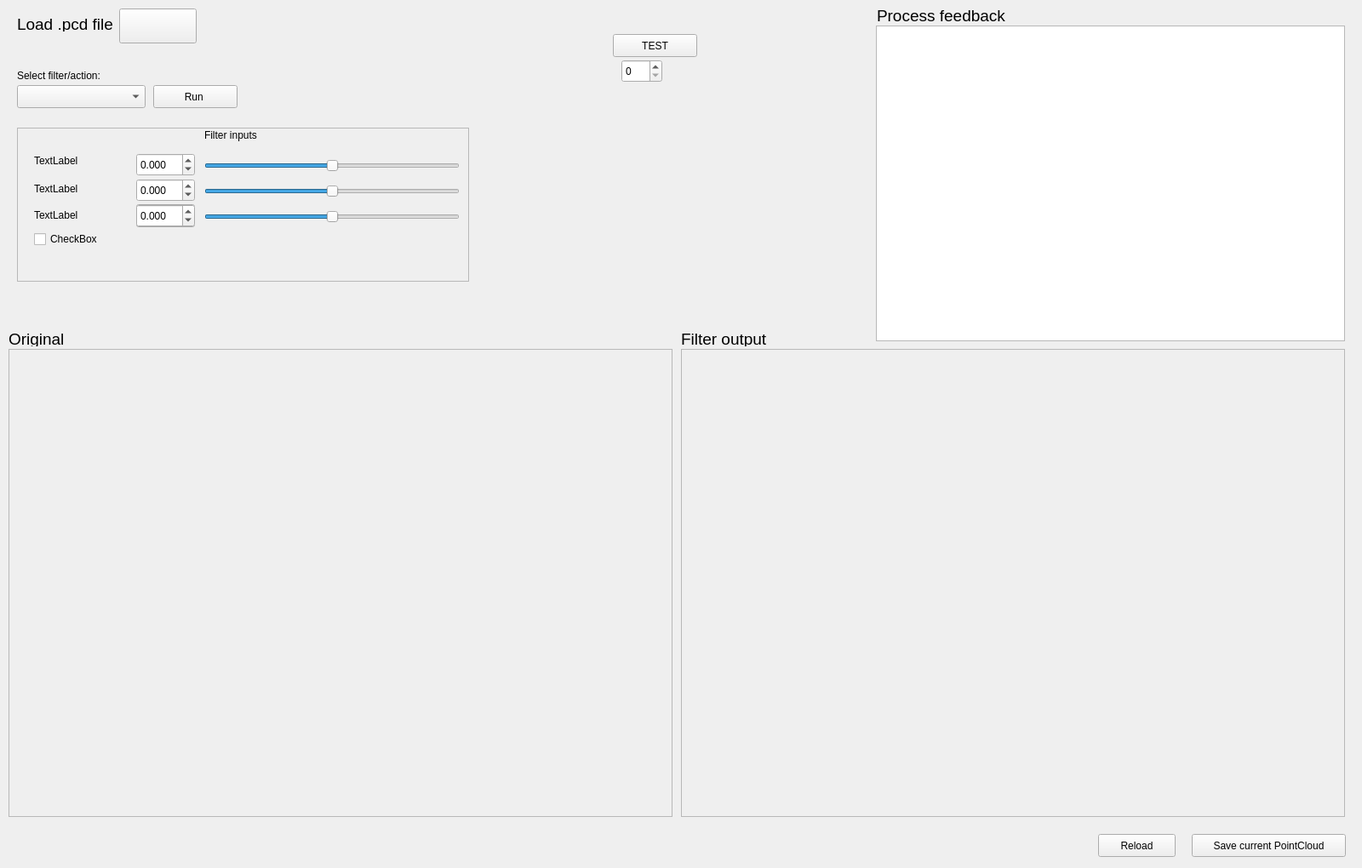
<?xml version="1.0" encoding="UTF-8"?>
<ui version="4.0">
 <class>MainWindowDesign</class>
 <widget class="QMainWindow" name="MainWindowDesign">
  <property name="geometry">
   <rect>
    <x>0</x>
    <y>0</y>
    <width>1600</width>
    <height>1020</height>
   </rect>
  </property>
  <property name="windowTitle">
   <string>PCLFilter Tester</string>
  </property>
  <property name="windowIcon">
   <iconset resource="../resources/images.qrc">
    <normaloff>:/images/icon.png</normaloff>:/images/icon.png</iconset>
  </property>
  <property name="styleSheet">
   <string notr="true"/>
  </property>
  <property name="locale">
   <locale language="English" country="Australia"/>
  </property>
  <widget class="QWidget" name="centralwidget">
   <widget class="QFrame" name="frame">
    <property name="geometry">
     <rect>
      <x>10</x>
      <y>410</y>
      <width>780</width>
      <height>550</height>
     </rect>
    </property>
    <property name="frameShape">
     <enum>QFrame::StyledPanel</enum>
    </property>
    <property name="frameShadow">
     <enum>QFrame::Raised</enum>
    </property>
    <widget class="QWidget" name="verticalLayoutWidget">
     <property name="geometry">
      <rect>
       <x>0</x>
       <y>0</y>
       <width>780</width>
       <height>550</height>
      </rect>
     </property>
     <layout class="QVBoxLayout" name="verticalLayout"/>
    </widget>
   </widget>
   <widget class="QFrame" name="frame_2">
    <property name="geometry">
     <rect>
      <x>800</x>
      <y>410</y>
      <width>780</width>
      <height>550</height>
     </rect>
    </property>
    <property name="frameShape">
     <enum>QFrame::StyledPanel</enum>
    </property>
    <property name="frameShadow">
     <enum>QFrame::Raised</enum>
    </property>
    <widget class="QWidget" name="verticalLayoutWidget_2">
     <property name="geometry">
      <rect>
       <x>0</x>
       <y>0</y>
       <width>780</width>
       <height>550</height>
      </rect>
     </property>
     <layout class="QVBoxLayout" name="verticalLayout_2"/>
    </widget>
   </widget>
   <widget class="QLabel" name="label">
    <property name="geometry">
     <rect>
      <x>20</x>
      <y>20</y>
      <width>121</width>
      <height>17</height>
     </rect>
    </property>
    <property name="font">
     <font>
      <pointsize>14</pointsize>
     </font>
    </property>
    <property name="text">
     <string>Load .pcd file</string>
    </property>
   </widget>
   <widget class="QPushButton" name="load_file_button">
    <property name="geometry">
     <rect>
      <x>140</x>
      <y>10</y>
      <width>91</width>
      <height>41</height>
     </rect>
    </property>
    <property name="text">
     <string/>
    </property>
    <property name="icon">
     <iconset resource="../resources/images.qrc">
      <normaloff>:/images/File.png</normaloff>:/images/File.png</iconset>
    </property>
    <property name="iconSize">
     <size>
      <width>24</width>
      <height>24</height>
     </size>
    </property>
   </widget>
   <widget class="QComboBox" name="filter_selection_box">
    <property name="geometry">
     <rect>
      <x>20</x>
      <y>100</y>
      <width>151</width>
      <height>27</height>
     </rect>
    </property>
   </widget>
   <widget class="QLabel" name="label_2">
    <property name="geometry">
     <rect>
      <x>20</x>
      <y>80</y>
      <width>171</width>
      <height>17</height>
     </rect>
    </property>
    <property name="text">
     <string>Select filter/action:</string>
    </property>
   </widget>
   <widget class="QListView" name="listView">
    <property name="geometry">
     <rect>
      <x>1029</x>
      <y>30</y>
      <width>551</width>
      <height>371</height>
     </rect>
    </property>
   </widget>
   <widget class="QPushButton" name="run_action_button">
    <property name="geometry">
     <rect>
      <x>180</x>
      <y>100</y>
      <width>99</width>
      <height>27</height>
     </rect>
    </property>
    <property name="text">
     <string>Run </string>
    </property>
   </widget>
   <widget class="QPushButton" name="save_cloud_button">
    <property name="geometry">
     <rect>
      <x>1400</x>
      <y>980</y>
      <width>181</width>
      <height>27</height>
     </rect>
    </property>
    <property name="text">
     <string>Save current PointCloud</string>
    </property>
   </widget>
   <widget class="QPushButton" name="reload_button">
    <property name="geometry">
     <rect>
      <x>1290</x>
      <y>980</y>
      <width>91</width>
      <height>27</height>
     </rect>
    </property>
    <property name="text">
     <string>Reload</string>
    </property>
   </widget>
   <widget class="QFrame" name="frame_3">
    <property name="geometry">
     <rect>
      <x>20</x>
      <y>150</y>
      <width>531</width>
      <height>181</height>
     </rect>
    </property>
    <property name="frameShape">
     <enum>QFrame::StyledPanel</enum>
    </property>
    <property name="frameShadow">
     <enum>QFrame::Raised</enum>
    </property>
    <widget class="QSlider" name="filter_slider_3">
     <property name="geometry">
      <rect>
       <x>220</x>
       <y>90</y>
       <width>300</width>
       <height>29</height>
      </rect>
     </property>
     <property name="minimum">
      <number>0</number>
     </property>
     <property name="maximum">
      <number>100</number>
     </property>
     <property name="value">
      <number>50</number>
     </property>
     <property name="orientation">
      <enum>Qt::Horizontal</enum>
     </property>
    </widget>
    <widget class="QSlider" name="filter_slider_2">
     <property name="geometry">
      <rect>
       <x>220</x>
       <y>60</y>
       <width>300</width>
       <height>29</height>
      </rect>
     </property>
     <property name="minimum">
      <number>0</number>
     </property>
     <property name="maximum">
      <number>100</number>
     </property>
     <property name="singleStep">
      <number>1</number>
     </property>
     <property name="value">
      <number>50</number>
     </property>
     <property name="orientation">
      <enum>Qt::Horizontal</enum>
     </property>
    </widget>
    <widget class="QLabel" name="input_label_1">
     <property name="geometry">
      <rect>
       <x>20</x>
       <y>30</y>
       <width>121</width>
       <height>17</height>
      </rect>
     </property>
     <property name="text">
      <string>TextLabel</string>
     </property>
    </widget>
    <widget class="QDoubleSpinBox" name="filter_input_2">
     <property name="geometry">
      <rect>
       <x>140</x>
       <y>60</y>
       <width>69</width>
       <height>27</height>
      </rect>
     </property>
     <property name="decimals">
      <number>3</number>
     </property>
     <property name="minimum">
      <double>-99.989999999999995</double>
     </property>
     <property name="singleStep">
      <double>0.100000000000000</double>
     </property>
     <property name="value">
      <double>0.000000000000000</double>
     </property>
    </widget>
    <widget class="QComboBox" name="passthrough_input_3">
     <property name="geometry">
      <rect>
       <x>140</x>
       <y>90</y>
       <width>69</width>
       <height>27</height>
      </rect>
     </property>
    </widget>
    <widget class="QLabel" name="input_label_2">
     <property name="geometry">
      <rect>
       <x>20</x>
       <y>63</y>
       <width>121</width>
       <height>17</height>
      </rect>
     </property>
     <property name="text">
      <string>TextLabel</string>
     </property>
    </widget>
    <widget class="QSlider" name="filter_slider_1">
     <property name="geometry">
      <rect>
       <x>220</x>
       <y>30</y>
       <width>300</width>
       <height>29</height>
      </rect>
     </property>
     <property name="minimum">
      <number>0</number>
     </property>
     <property name="maximum">
      <number>100</number>
     </property>
     <property name="value">
      <number>50</number>
     </property>
     <property name="orientation">
      <enum>Qt::Horizontal</enum>
     </property>
    </widget>
    <widget class="QDoubleSpinBox" name="filter_input_1">
     <property name="geometry">
      <rect>
       <x>140</x>
       <y>30</y>
       <width>69</width>
       <height>27</height>
      </rect>
     </property>
     <property name="decimals">
      <number>3</number>
     </property>
     <property name="minimum">
      <double>-99.989999999999995</double>
     </property>
     <property name="singleStep">
      <double>0.100000000000000</double>
     </property>
     <property name="value">
      <double>0.000000000000000</double>
     </property>
    </widget>
    <widget class="QLabel" name="input_label_3">
     <property name="geometry">
      <rect>
       <x>20</x>
       <y>94</y>
       <width>121</width>
       <height>17</height>
      </rect>
     </property>
     <property name="text">
      <string>TextLabel</string>
     </property>
    </widget>
    <widget class="QDoubleSpinBox" name="filter_input_3">
     <property name="geometry">
      <rect>
       <x>140</x>
       <y>90</y>
       <width>69</width>
       <height>27</height>
      </rect>
     </property>
     <property name="decimals">
      <number>3</number>
     </property>
     <property name="minimum">
      <double>-99.000000000000000</double>
     </property>
     <property name="singleStep">
      <double>0.100000000000000</double>
     </property>
     <property name="value">
      <double>0.000000000000000</double>
     </property>
    </widget>
    <widget class="QLabel" name="label_3">
     <property name="geometry">
      <rect>
       <x>220</x>
       <y>0</y>
       <width>91</width>
       <height>17</height>
      </rect>
     </property>
     <property name="text">
      <string>Filter inputs</string>
     </property>
    </widget>
    <widget class="QCheckBox" name="filter_checkbox_1">
     <property name="geometry">
      <rect>
       <x>20</x>
       <y>120</y>
       <width>171</width>
       <height>22</height>
      </rect>
     </property>
     <property name="text">
      <string>CheckBox</string>
     </property>
    </widget>
    <zorder>filter_checkbox_1</zorder>
    <zorder>filter_slider_3</zorder>
    <zorder>filter_slider_2</zorder>
    <zorder>input_label_1</zorder>
    <zorder>filter_input_2</zorder>
    <zorder>passthrough_input_3</zorder>
    <zorder>input_label_2</zorder>
    <zorder>filter_slider_1</zorder>
    <zorder>filter_input_1</zorder>
    <zorder>input_label_3</zorder>
    <zorder>filter_input_3</zorder>
    <zorder>label_3</zorder>
   </widget>
   <widget class="QLabel" name="label_4">
    <property name="geometry">
     <rect>
      <x>1030</x>
      <y>10</y>
      <width>241</width>
      <height>17</height>
     </rect>
    </property>
    <property name="font">
     <font>
      <pointsize>14</pointsize>
     </font>
    </property>
    <property name="text">
     <string>Process feedback</string>
    </property>
   </widget>
   <widget class="QLabel" name="label_5">
    <property name="geometry">
     <rect>
      <x>10</x>
      <y>390</y>
      <width>67</width>
      <height>17</height>
     </rect>
    </property>
    <property name="font">
     <font>
      <pointsize>14</pointsize>
     </font>
    </property>
    <property name="text">
     <string>Original</string>
    </property>
   </widget>
   <widget class="QLabel" name="label_6">
    <property name="geometry">
     <rect>
      <x>800</x>
      <y>390</y>
      <width>111</width>
      <height>17</height>
     </rect>
    </property>
    <property name="font">
     <font>
      <pointsize>14</pointsize>
     </font>
    </property>
    <property name="text">
     <string>Filter output</string>
    </property>
   </widget>
   <widget class="QPushButton" name="test_button">
    <property name="geometry">
     <rect>
      <x>720</x>
      <y>40</y>
      <width>99</width>
      <height>27</height>
     </rect>
    </property>
    <property name="text">
     <string>TEST</string>
    </property>
   </widget>
   <widget class="QSpinBox" name="bla">
    <property name="geometry">
     <rect>
      <x>730</x>
      <y>70</y>
      <width>48</width>
      <height>27</height>
     </rect>
    </property>
   </widget>
  </widget>
  <action name="action_Quit">
   <property name="text">
    <string>&amp;Quit</string>
   </property>
   <property name="shortcut">
    <string>Ctrl+Q</string>
   </property>
   <property name="shortcutContext">
    <enum>Qt::ApplicationShortcut</enum>
   </property>
  </action>
  <action name="action_Preferences">
   <property name="text">
    <string>&amp;Preferences</string>
   </property>
  </action>
  <action name="actionAbout">
   <property name="text">
    <string>&amp;About</string>
   </property>
  </action>
  <action name="actionAbout_Qt">
   <property name="text">
    <string>About &amp;Qt</string>
   </property>
  </action>
 </widget>
 <resources>
  <include location="../resources/images.qrc"/>
 </resources>
 <connections>
  <connection>
   <sender>action_Quit</sender>
   <signal>triggered()</signal>
   <receiver>MainWindowDesign</receiver>
   <slot>close()</slot>
   <hints>
    <hint type="sourcelabel">
     <x>-1</x>
     <y>-1</y>
    </hint>
    <hint type="destinationlabel">
     <x>399</x>
     <y>299</y>
    </hint>
   </hints>
  </connection>
 </connections>
</ui>
